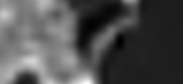
#> input picture data/2019_04_18_M/2019-04-18-00_00_2019-04-18-23_59_Sentinel-2_L2A_B01_(Raw).tiff, 183 x 84 px; its folder holds only this picture in this run
$ jupyter execute --allow-errors graphs.ipynb
#> lines starting #> are read from the running program, lines starting #| are printed output that depends on the picture; after the words box and inside, x2 and y2 are one past the last pixel; in counts of white or black regions, pixels touching at a corner belong together; long printed decimals are rounded
# Graph theory for plastic detection.

This notebook presents the use of spectral clustering fo plastic detection. This method is based on the use of mathematical graphs to create clusters. More information here : https://towardsdatascience.com/spectral-clustering-aba2640c0d5b

[cell 1]
## Importations

import os
import tifffile
import numpy as np
import sklearn
from sklearn.cluster import KMeans , SpectralClustering
from sklearn.decomposition import PCA
import matplotlib.pyplot as plt
import numpy
import time
from scipy.spatial import distance

[cell 2]
## get an array from the multispectral image sentinel 2
def get_array(folder):
    # we want all the bands to create the dataset
#> called with folder = '2019_04_18_M/'
    L = ['B01','B02','B03','B04','B05','B06','B07','B08','B8A','B09','B11','B12']
    path = 'data/'+ folder
    inside_folder = os.listdir(path)

    # store the bands
    #band_array = np.zeros((600,1400,len(L)))
    band_array = np.zeros((84,183,len(L)))
    ## load wanted spectral bands
    i = 0
    for raw_band in inside_folder:
        for desired_band in L:
            if desired_band in raw_band:
                img = tifffile.imread(os.path.join(path,raw_band))
#> img is the input picture: shape (84, 183) float32; min 0.0107, max 0.171, mean 0.0611
                # crop the image not to have problems when creating patchs
                #band_array[:,:,i] = img[:600,:1400]
                band_array[:,:,i] = img
                i+=1
    return band_array


def scale(img):
    result = np.zeros(img.shape).astype('float32')
    for band in range(img.shape[2]):
        mean = float(np.mean(img[:,:,band]))
        std = float(np.std(img[:,:,band]))
        print(std)
        result[:,:,band] = (img[:,:,band] - mean)/std
    return(img)


## perform PCA
def perform_pca(X,n):
    pca = PCA(n_components=n, whiten = False)
    Xpca = pca.fit_transform(X )
    return(Xpca)

# Sentinel 2 image

## Image preprocessing

During the studies, we found that cluterings algorithms were ineffective when land could be fount on the image : the problem with unsupervised methods is that we need to specify the number of clusters. In a spatial image, plastic waste will never be considered as a cluster if there is too much "things" (ex : water and land, or water, land and forest etc...). We tried here to remove land pixels by simply replacing them by water pixels. This way, we tried to have a "fake" image with only water and plastic. We need to be careful about the cost whiwh may not be well segmentated because of the high resolution.

[cell 3]
## get the sentinel 2 image, and take only the wanted spectral bands.
img = get_array('2019_04_18_M/')[:,:,[1,2,3,7]]

[cell 4]
## kmeans function to perform clustering on an image
def kmeans(arrays, nb_clust):
    arrays_flat=np.array([arrays[:,:,i].flatten() for i in range(arrays.shape[2])])
    X=(np.transpose(arrays_flat))
    kmeans = KMeans(n_clusters=nb_clust,  init='k-means++', n_init=10, max_iter=1000) # tester k-means méthod max?
    kmeans.fit(X)
    labels=kmeans.labels_
    clust = kmeans.cluster_centers_
    plastic_index = 0
    nb = 99999
    nb_2 = 0
    img_labels = labels.reshape(arrays[:,:,0].shape)
    # [5 lines of commented-out code are left out]

    return img_labels,clust


## delete land on an image (clustering and replace the values of pixels by a "water pixel")
def delete_land(img):
    labels,clust = kmeans(img, 2)
    ## signatures taken from a PLP image
    spectral_sign = {'water': [ 0.10384066, 0.13632251, 0.16474463,
       0.3045134], 'ground':[ 0.03796409, 0.03244987, 0.02011696, 0.01891139]
                    ,'plastic' : [0.03825 , 0.037625, 0.0334 , 0.055125]}
    d1 = distance.euclidean(clust[0], spectral_sign['ground'])
    d2 = distance.euclidean(clust[1], spectral_sign['ground'])
    ground_label = 100

    if d1<d2:
        ground_label = 1
    else :
        ground_label = 0

    result = img.copy()
    for i in range(img.shape[0]):
        for j in range(img.shape[1]):
            if labels[i,j] == ground_label :
                result[i,j] = spectral_sign['water']
                #result[i,j+1] = spectral_sign['water']
                #result[i,j+2] = spectral_sign['water']

    plt.figure()

    plt.imshow(result[:,:,0])
    plt.title('result')
    return result

[cell 5]
result0 = delete_land(img)
result = result0.copy()
#result = scale(result)
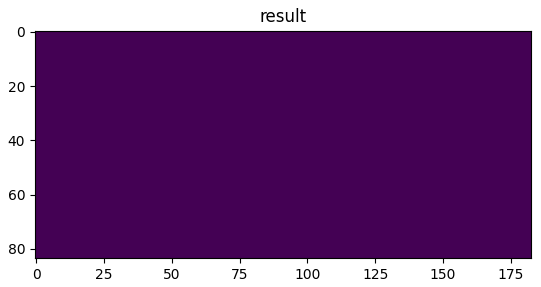
#> figure drawn by matplotlib, 1 panel

Now we need to flatten the image, as clustering algorithms do not take images as input but only vector [individual]_i in N where N is the number for pixels

[cell 6]
## flatten the image
arrays_flat=np.array([result[:,:,i].flatten() for i in range(result.shape[2])])
X =(np.transpose(arrays_flat))

Another weel known method of preprocessing, that works well with images, is PCA. The idea is to keep only the most relevant information. However, it does not improve the results.

[cell 7]
#X = perform_pca(X,0.8)

Now we can perform the spectral clustering algorithm, with 2 as the number of clusters :

[cell 8]
start = time.time()
nb_cluster = 2
clustering0 = SpectralClustering(n_clusters=nb_cluster, n_components = 10, affinity = 'nearest_neighbors' ,  n_neighbors = 150).fit(X)
img_labels0 = clustering0.labels_.reshape(result[:,:,0].shape)
stop = time.time()
training_time = stop - start
print('time : ', training_time ,'s')

[cell 9]
plt.figure(figsize = (100,100))
plt.subplot(121)
plt.imshow(img_labels0[:,:])
plt.subplot(122)
plt.imshow(result[:,:,1])
plt.imsave('spectral clustering.jpg',img_labels0)
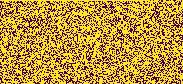
#> saved as spectral clustering.jpg: shape (84, 183, 3); mean R, G, B 183.7, 146.7, 69.7

fig, ax = plt.subplots(figsize = (100,100))
ax.imshow(result[:,:,1])
ax.imshow(img_labels0[:,:], alpha=0.4)
ax.set_axis_off()
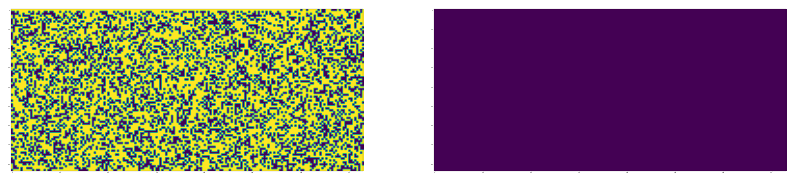
#> figure drawn by matplotlib, 2 panels
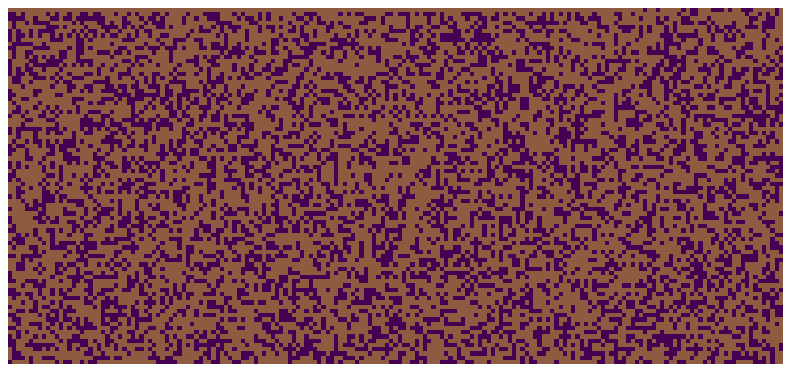
#> figure drawn by matplotlib, 1 panel

[cell 10]
label = tifffile.imread('data/label/2019_04_18_M_label.tif')
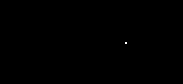
#> input picture data/label/2019_04_18_M_label.tif, 183 x 84 px
#> label is the input picture: shape (84, 183) float64; values 0 (black) and 1 (white), 0.03% white in thin lines or dots, all inside (x1, y1, x2, y2) = (125, 42, 127, 44)
from sklearn.metrics import jaccard_score

flat_label = label.flatten()
#> flat_label = 15372 values, max 1 at index 7811, min 0 at index 0, mean 0.00026
flat_pred = img_labels0.flatten()

print(jaccard_score(flat_label, flat_pred))
#| 0.0001023

Results are ok : we manage to find the plastic but also all the area just near the beach, when the sea is not deep.

# Planet image

Let's try now to find plastic targets with a higger spatial resolution but less spectral bands.

[cell 11]
path = 'data/20190607_083535_103c_3B_AnalyticMS_SR.tif'
#> (the rest of this cell did not finish here and is left out)

With this image, it will be hard to have many land with plastic targets. So we will just take an image with the sea and plastic targets so as to have 2 clusters.

[cell 12]
img2 = img[990:1090,400:500]
#> img2 = empty array
plt.imshow(img2[:,:,0])
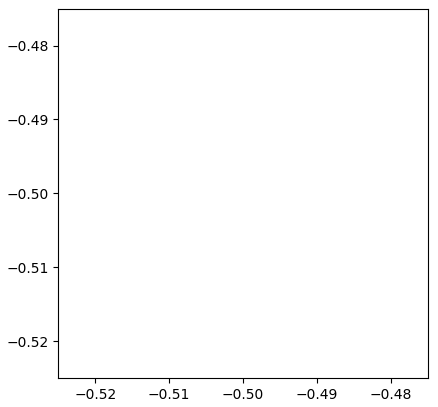
#> figure drawn by matplotlib, 1 panel

Targets can be seen easily with the naked eye.
Let's zoom on the plastic targets :

[cell 13]
plt.figure(figsize = (10,10))
plt.imshow(img[990:1030,400:430,1])
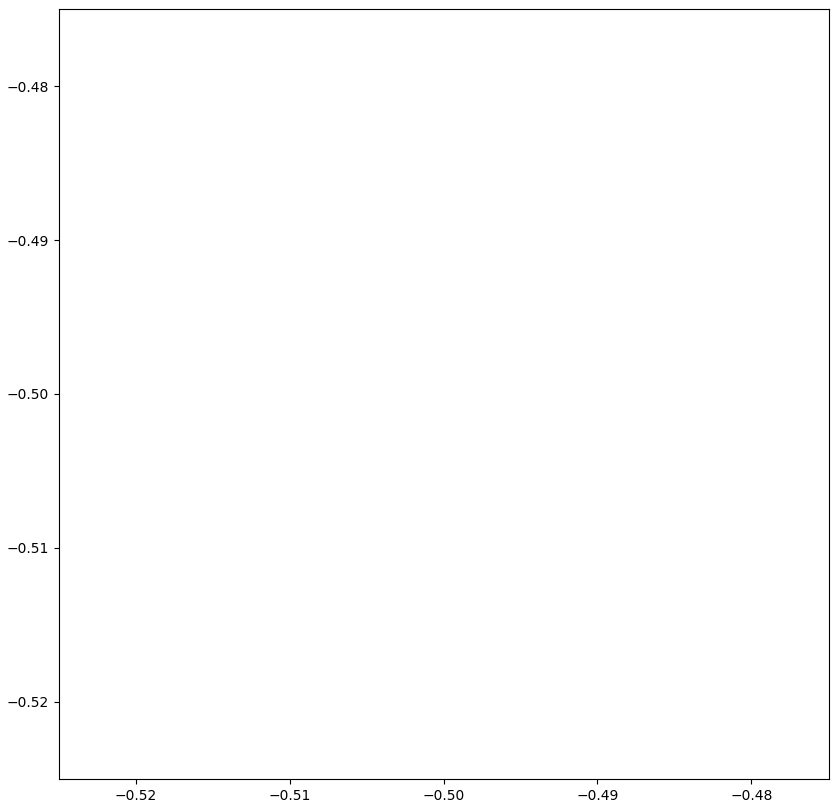
#> figure drawn by matplotlib, 1 panel

Plastic targets may be easier to find as the resolution is higher.

[cell 14]
arrays_flat=np.array([img2[:,:,i].flatten() for i in range(img2.shape[2])])
#> arrays_flat = empty array
X =(np.transpose(arrays_flat))
#> X = empty array
result = scale(img2)
#> the loop in scale, `for band in range(img.shape[2]):` made 4 passes
#| nan
#| nan
#| nan
#| nan
#> result = empty array
plt.imshow(result[:,:,0])
plt.colorbar()
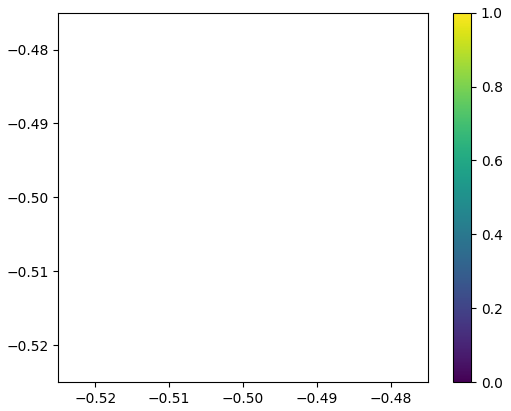
#> figure drawn by matplotlib, 2 panels

[cell 15]
nb_cluster = 2
start = time.time()
#> (the rest of this cell did not finish here and is left out)

#> (a cell that did not finish here is left out)

[cell 17]
plt.imshow(img_labels0)
plt.savefig('planet.jpg')
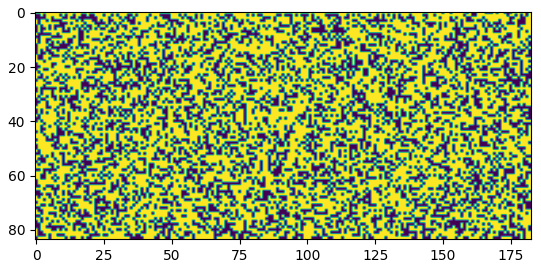
#> figure drawn by matplotlib, 1 panel

We can clearly see that the targets are recovered but there are a lot of false alarms. These false alarms are can mostly be found in the top left corner of the image, where it is close from the coast : higher reflectivoty of the sea.

Quick creation fo a label so as to quantify the results :

[cell 18]
plt.figure(1)
plt.imshow(img2[0:29,:40,1])
label = np.zeros(img2.shape[:2])
#> label = empty array
label[8:13,12:17] = 1
label[20:25,4:9] = 1
label[2:4,26:28] = 1
plt.figure(2)
plt.imshow(label[0:29,:40])

[cell 19]
fig, ax = plt.subplots(figsize = (100,100))
ax.imshow(img2[0:29,:40,1])
ax.imshow(label[0:29,:40], alpha=0.4)
ax.set_axis_off()

[cell 20]
tifffile.imsave('data/planet_label_crop.tif',label)

[cell 21]
plt.imshow(label)

The jaccard score (intersection over union) has been chosen to quantify because it gives a good image of how well good claissfications have been made where the number of individuals is not balanced.

[cell 22]
from sklearn.metrics import jaccard_score

flat_label = label.flatten()
#> flat_label = empty array
flat_pred = img_labels0.flatten()

#> (the rest of this cell did not finish here and is left out)
